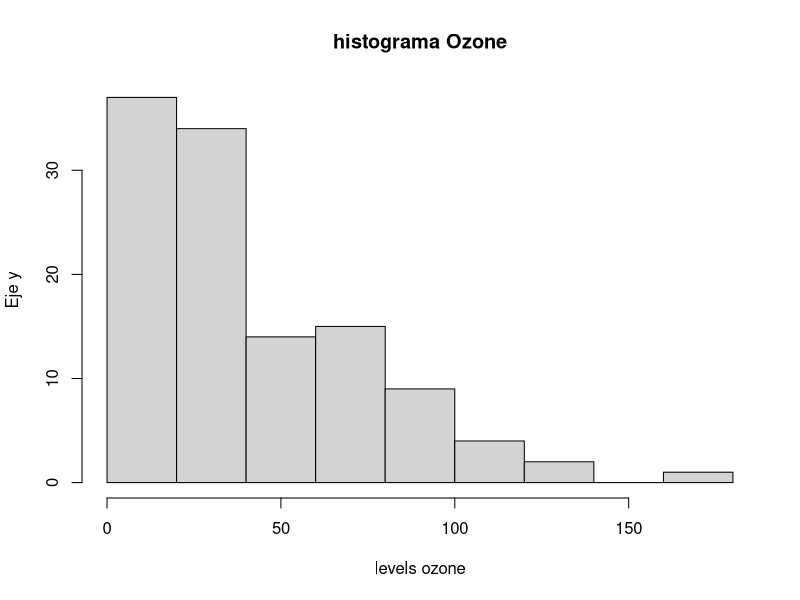
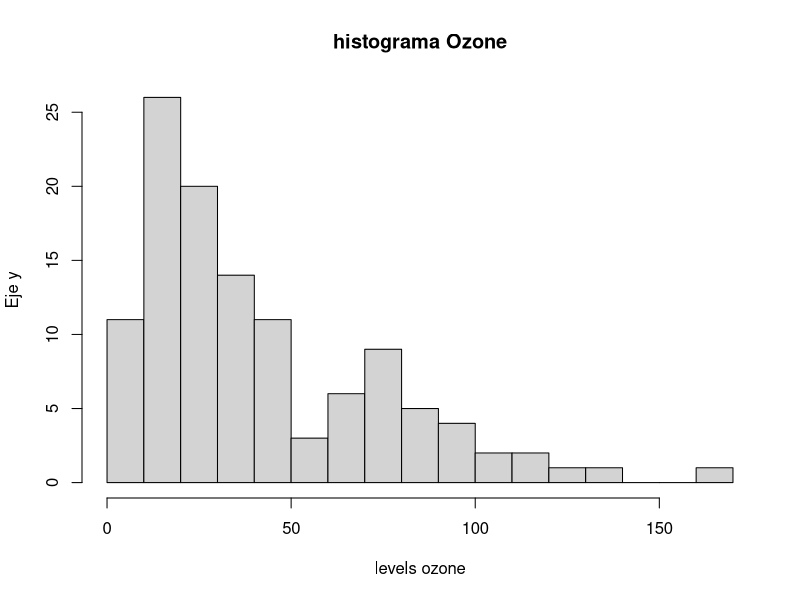
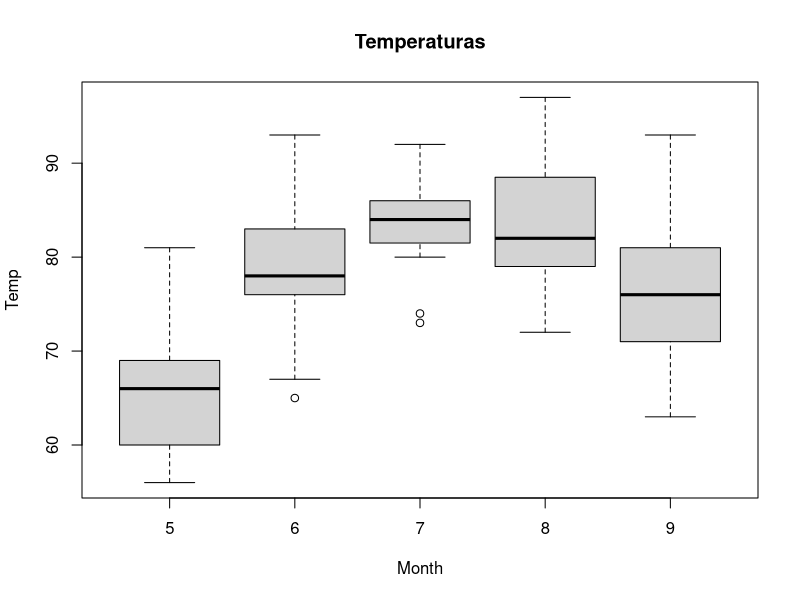

Recreate these plots in R, in order. (Note: this script raises an error after producing the figures.)
# ==============================================================================
# UNIVERSIDAD DE COSTA RICA  -  ESCUELA DE ESTADISTICA
# XS-0129  PROGRAMACION PARA ESTADISTICA I
# ------------------------------------------------------------------------------
# PRACTICA SEMANA 11: CONSTRUCCION DE GRAFICOS CON R
# MODALIDAD: TRABAJO COLABORATIVO EN GIT / GITHUB
# Valor: 1% adicional sobre nota de curso
# Fecha entrega máxima: martes 26/05/2026
# Entrega esperada: documento PDF con enlace a repositorio
# ==============================================================================
#
# Esta practica se realiza EN PAREJAS o EN GRUPOS DE TRES personas.
# El grupo entrega un UNICO archivo .R, pero administrado de forma colaborativa
# en un repositorio de GitHub. Cada integrante DEBE aportar al menos un ejercicio
# con sus propios commits, de modo que el historial demuestre la participacion
# individual de cada quien.
#
# ------------------------------------------------------------------------------
# DATOS DEL GRUPO
# ------------------------------------------------------------------------------
# Integrante A: ______________________  Carne: __________  GitHub: ____________
# Integrante B: ______________________  Carne: __________  GitHub: ____________
# Integrante C: ______________________  Carne: __________  GitHub: ____________
#               (deje en blanco si el grupo es de dos personas)
#
# ------------------------------------------------------------------------------
# OBJETIVOS DE APRENDIZAJE
# ------------------------------------------------------------------------------
#   1. Construir e interpretar graficos con el paquete base de R.
#   2. Aplicar la gramatica de graficos del paquete ggplot2 por capas.
#   3. Representar informacion geografica mediante mapas en R.
#   4. INVESTIGAR de forma autonoma otras librerias de visualizacion de R,
#      documentarlas y compararlas con las herramientas vistas en clase.
#   5. Utilizar Git y GitHub para versionar y desarrollar codigo de forma
#      COLABORATIVA (clonar, ramas, commits, pull requests y fusiones).
#
# ==============================================================================
# INSTRUCCIONES GENERALES
# ==============================================================================
#   - Trabajen DENTRO de este mismo archivo .R. Escriban su codigo debajo de
#     cada enunciado, en las lineas marcadas con ">>> ESCRIBA SU CODIGO AQUI".
#   - NO borren los enunciados (lineas que inician con #). Forman parte de la
#     entrega y permiten evaluar la practica.
#   - Cuando se pida COMENTAR o INTERPRETAR, escriban la respuesta como
#     comentario (#) justo debajo del codigo correspondiente.
#   - El archivo debe ejecutarse SIN ERRORES de principio a fin. Verifiquenlo
#     con source() o Ctrl+Shift+Enter (RStudio) antes de la entrega final.
#   - Cada ejercicio indica su INTEGRANTE RESPONSABLE entre corchetes, por
#     ejemplo  [Responsable: Integrante B]. Esa persona debe escribir el codigo
#     y subirlo con SUS PROPIOS commits (ver Parte 5).
#   - Esta practica vale 100 puntos. La distribucion aparece en cada parte.
#   - Todos los ejercicios deben estar completos y no debe haber commits 
#     luego de las 11:59 de hoy 26/05/2026
#
# ------------------------------------------------------------------------------
# REPARTO DE EJERCICIOS ENTRE INTEGRANTES
# ------------------------------------------------------------------------------
#   Integrante A : Ej 1.1, Ej 1.4, Ej 2.1, Ej 2.4, Ej 3.2  + redacta el README
#   Integrante B : Ej 1.2, Ej 1.5, Ej 2.2, Ej 2.5, Ej 3.3  + Ficha 4.2
#   Integrante C : Ej 1.3, Ej 1.6, Ej 2.3, Ej 3.1, Ej 4.4
#   TODO EL GRUPO: Parte 0, Ej 4.1 (eleccion de libreria) y Ej 4.3 (ejemplo).
#
#   * SI EL GRUPO ES DE DOS PERSONAS: no existe Integrante C. Repartan sus
#     ejercicios de forma equitativa entre A y B y ANOTEN aqui como quedaron:
#     Ej 1.3 -> ____   Ej 1.6 -> ____   Ej 2.3 -> ____   Ej 3.1 -> ____
#     Ej 4.4 -> ____
#
#   El reparto busca que cada persona practique graficos base, ggplot2 y mapas.
#   Esta permitido AYUDARSE entre integrantes, pero cada quien debe SUBIR con
#   sus propios commits los ejercicios de los que es responsable.
#
# ------------------------------------------------------------------------------
# CONJUNTOS DE DATOS
# ------------------------------------------------------------------------------
#   Se trabajara con datasets incluidos en la instalacion base de R, por lo que
#   NO se requiere descargar archivos. Exploren su documentacion con help():
#       help("airquality")   # calidad del aire (Nueva York, 1973)
#       help("mtcars")       # caracteristicas de 32 automoviles
#       help("iris")         # medidas de tres especies de flores
#       help("ToothGrowth")  # crecimiento dental en conejillos de indias
# ==============================================================================


# ==============================================================================
# PARTE 0 - PREPARACION DEL ENTORNO  (5 puntos)   [Responsable: TODO EL GRUPO]
# ==============================================================================
#
# 0.1  Limpien el entorno de trabajo y carguen los datos que utilizaran.
#      Verifiquen la estructura y un resumen de cada conjunto de datos.

rm(list = ls())          # limpia el entorno
data("airquality")
data("mtcars")
data("iris")
data("ToothGrowth")

# >>> ESCRIBA SU CODIGO AQUI: use str() y summary() sobre airquality y mtcars.

str(airquality)
summary(airquality)
str(mtcars)
summary(mtcars)


# 0.2  En un comentario, indiquen cuantas observaciones y cuantas variables
#      tiene 'airquality' y mencionen si contiene valores faltantes (NA).
#
# Respuesta 0.2: _______________________________________________________________

# airquality tiene 153 observaciones y si contiene valores NA

# ==============================================================================
# PARTE 1 - GRAFICOS BASE DE R  (25 puntos)
# ==============================================================================
# Recuerden los argumentos comunes de las funciones graficas base:
#   main  = titulo        xlab / ylab = etiquetas de ejes
#   col   = color         xlim / ylim = limites de los ejes
#   pch   = tipo de punto border = color del borde
# ------------------------------------------------------------------------------

# ------------------------------------------------------------------------------
# Ejercicio 1.1  GRAFICO DE BARRAS  (4 pts)        [Responsable: Integrante A]
# ------------------------------------------------------------------------------
# Construya un grafico de barras VERTICAL de la variable airquality$Wind.
# Asignele un titulo, una etiqueta de eje y un color de su eleccion.

# >>> ESCRIBA SU CODIGO AQUI:



# ------------------------------------------------------------------------------
# Ejercicio 1.2  HISTOGRAMA  (4 pts)               [Responsable: Integrante B]
# ------------------------------------------------------------------------------
# Construya un histograma de airquality$Ozone. Modifique el argumento 'breaks'
# para obtener al menos dos versiones (por ejemplo breaks = 5 y breaks = 15).
# COMENTE como cambia la interpretacion al variar el numero de clases.

# >>> ESCRIBA SU CODIGO AQUI:

hist(airquality$Ozone,
     breaks = 6,
     main = "histograma Ozone",
     xlab = "levels ozone",
     ylab = "Eje y")

hist(airquality$Ozone,
     breaks =16,
     main = "histograma Ozone",
     xlab = "levels ozone",
     ylab = "Eje y")


# Comentario 1.2: ______________________________________________________________

# Al agregar diferentes valores de break lo uqe cambia son la cantidad de barras creadas en el histograma



# ------------------------------------------------------------------------------
# Ejercicio 1.3  DIAGRAMA DE CAJAS  (4 pts)        [Responsable: Integrante C]
# ------------------------------------------------------------------------------
# Construya un diagrama de cajas de airquality$Temp SEGUN el mes (Temp ~ Month).
# Pista: use la formula  boxplot(Temp ~ Month, data = airquality, ...).
# Interprete: en que mes se observa la mayor temperatura mediana.

# >>> ESCRIBA SU CODIGO AQUI:


boxplot(Temp ~ Month, data = airquality,
        main = "Temperaturas")

# Comentario 1.3: ______________________________________________________________

# En el mes 9 septiembre se registra la mayor temperatura  

# ------------------------------------------------------------------------------
# Ejercicio 1.4  DIAGRAMA DE DISPERSION  (4 pts)   [Responsable: Integrante A]
# ------------------------------------------------------------------------------
# Construya un grafico de dispersion entre airquality$Temp (eje X) y
# airquality$Ozone (eje Y). Use pch = 19 y describa la relacion observada.

# >>> ESCRIBA SU CODIGO AQUI:



# Comentario 1.4: ______________________________________________________________



# ------------------------------------------------------------------------------
# Ejercicio 1.5  GRAFICO DE PIE  (4 pts)           [Responsable: Integrante B]
# ------------------------------------------------------------------------------
# A partir de mtcars, cuente cuantos automoviles tienen 4, 6 y 8 cilindros
# (variable 'cyl') y represente esa distribucion en un grafico de pie.
# Agregue al grafico el PORCENTAJE correspondiente a cada categoria.
# Pista: table(mtcars$cyl) y construya las etiquetas con paste0() y round().

# >>> ESCRIBA SU CODIGO AQUI:



# ------------------------------------------------------------------------------
# Ejercicio 1.6  MULTIPLES GRAFICOS Y EXPORTACION  (5 pts)  [Resp.: Integrante C]
# ------------------------------------------------------------------------------
# a) Use par(mfrow = c(1, 2)) para colocar DOS graficos base de su eleccion
#    lado a lado. Restablezca el panel con par(mfrow = c(1, 1)) al terminar.
# b) Exporte uno de sus graficos a un archivo PNG usando png() ... dev.off().
#    IMPORTANTE: agregue ese .png al .gitignore (vea la Parte 5) para NO
#    versionar imagenes generadas automaticamente.

# >>> ESCRIBA SU CODIGO AQUI:



# ==============================================================================
# PARTE 2 - GRAFICOS CON ggplot2  (20 puntos)
# ==============================================================================
# Recuerden la estructura por CAPAS de la gramatica de graficos:
#   ggplot(datos, aes(...)) +   # datos + mapeo estetico
#       geom_*()            +   # geometria (puntos, barras, lineas...)
#       scale_*()           +   # escalas (colores, ejes)
#       facet_*()           +   # paneles por subconjuntos
#       labs()              +   # titulos y etiquetas
#       theme_*()               # apariencia general
# ------------------------------------------------------------------------------

# 2.0  Instalen (si es necesario) y carguen el paquete.
# install.packages("ggplot2")   # descomente solo si aun no lo tiene instalado
library(ggplot2)

# ------------------------------------------------------------------------------
# Ejercicio 2.1  PRIMER GRAFICO ggplot2  (4 pts)   [Responsable: Integrante A]
# ------------------------------------------------------------------------------
# Reproduzca el diagrama de dispersion del Ejercicio 1.4 (Temp vs Ozone) pero
# ahora con ggplot2 y geom_point().

# >>> ESCRIBA SU CODIGO AQUI:



# ------------------------------------------------------------------------------
# Ejercicio 2.2  MAPEO ESTETICO  (4 pts)           [Responsable: Integrante B]
# ------------------------------------------------------------------------------
# Al grafico anterior, agregue dentro de aes() el COLOR del punto segun el mes.
# Pista: como 'Month' es numerica, conviertala con factor(Month).
# COMENTE que aporta esta tercera variable a la lectura del grafico.

# >>> ESCRIBA SU CODIGO AQUI:



# Comentario 2.2: ______________________________________________________________



# ------------------------------------------------------------------------------
# Ejercicio 2.3  GEOMETRIAS ADICIONALES Y FACETAS  (4 pts)  [Resp.: Integrante C]
# ------------------------------------------------------------------------------
# Sobre el grafico del 2.2, agregue:
#   - una capa geom_smooth(method = "lm") para mostrar la tendencia lineal;
#   - un facet_wrap(~ Month) para separar un panel por mes.

# >>> ESCRIBA SU CODIGO AQUI:



# ------------------------------------------------------------------------------
# Ejercicio 2.4  GRAFICO DE BARRAS CON ggplot2  (4 pts)  [Resp.: Integrante A]
# ------------------------------------------------------------------------------
# Con el dataset 'iris', construya un grafico de barras que muestre el promedio
# de Sepal.Length por especie (Species). Use stat = "summary", fun = "mean".

# >>> ESCRIBA SU CODIGO AQUI:



# ------------------------------------------------------------------------------
# Ejercicio 2.5  PERSONALIZACION COMPLETA  (4 pts) [Responsable: Integrante B]
# ------------------------------------------------------------------------------
# Tome cualquiera de los graficos anteriores y combine TODAS las capas:
# labs() con titulo, subtitulo, etiquetas de ejes y fuente; un scale_*() para
# personalizar colores; y un theme_*() distinto al predeterminado.

# >>> ESCRIBA SU CODIGO AQUI:



# ==============================================================================
# PARTE 3 - GRAFICOS CON MAPAS  (15 puntos)
# ==============================================================================
# 3.0  Instalen (si es necesario) y carguen el paquete 'maps'.
# install.packages("maps", dep = TRUE)   # descomente si aun no lo tiene
library(maps)

# ------------------------------------------------------------------------------
# Ejercicio 3.1  MAPA BASE  (5 pts)                [Responsable: Integrante C]
# ------------------------------------------------------------------------------
# Dibuje el mapa del mundo con map(database = "world").
# Luego dibuje UNICAMENTE el mapa de un pais a su eleccion.
# Pista: map("world", regions = "Costa Rica", fill = TRUE, col = "lightgreen").

# >>> ESCRIBA SU CODIGO AQUI:



# ------------------------------------------------------------------------------
# Ejercicio 3.2  MAPA POLIGONAL CON ggplot2  (5 pts)  [Resp.: Integrante A]
# ------------------------------------------------------------------------------
# Use map_data() para obtener el contorno de un pais o region y dibujelo con
# ggplot2 + geom_polygon(). Aplique coord_quickmap() para corregir la escala.
# Pista:
#   region <- map_data("world", region = "Costa Rica")
#   ggplot(region, aes(long, lat, group = group)) +
#       geom_polygon(...) + coord_quickmap()

# >>> ESCRIBA SU CODIGO AQUI:



# ------------------------------------------------------------------------------
# Ejercicio 3.3  AGREGAR PUNTOS AL MAPA  (5 pts)   [Responsable: Integrante B]
# ------------------------------------------------------------------------------
# Sobre el mapa anterior, agregue uno o varios puntos con coordenadas conocidas
# (por ejemplo, la ciudad donde vive cada integrante del grupo). Use geom_point()
# y, opcionalmente, geom_text() o annotate() para etiquetar el punto.
# Pista: San Jose, Costa Rica  ->  long = -84.09, lat = 9.93

# >>> ESCRIBA SU CODIGO AQUI:



# ==============================================================================
# PARTE 4 - INVESTIGACION: OTRAS LIBRERIAS DE GRAFICOS EN R  (20 puntos)
# ==============================================================================
#
# El ecosistema de R ofrece MUCHAS librerias de visualizacion mas alla del
# paquete base, ggplot2 y maps. En esta parte el grupo debera INVESTIGAR de
# forma autonoma y aplicar una de ellas.
#
# ------------------------------------------------------------------------------
# 4.1  SELECCION DE LA LIBRERIA  (2 pts)           [Responsable: TODO EL GRUPO]
# ------------------------------------------------------------------------------
# Elijan UNA libreria de la siguiente lista (o propongan otra y consultenla con
# la persona docente). Anoten su eleccion en el comentario indicado.
#
#   GRAFICOS INTERACTIVOS
#     - plotly        : convierte graficos en interactivos (zoom, hover).
#     - highcharter   : graficos interactivos basados en Highcharts.
#     - dygraphs      : series de tiempo interactivas.
#
#   EXTENSIONES DE ggplot2
#     - ggridges      : graficos de densidad superpuestos ("joyplots").
#     - gganimate     : animaciones a partir de graficos ggplot2.
#     - patchwork     : combina varios graficos ggplot2 en un mismo panel.
#     - ggpubr        : graficos con apariencia "lista para publicar".
#     - ggthemes      : temas y paletas adicionales para ggplot2.
#
#   MAPAS INTERACTIVOS
#     - leaflet       : mapas interactivos con marcadores y capas.
#     - tmap          : mapas tematicos (modo estatico e interactivo).
#
#   GRAFICOS ESPECIALIZADOS
#     - corrplot      : visualizacion de matrices de correlacion.
#     - treemap       : mapas de arbol (treemaps) jerarquicos.
#     - GGally        : matrices de graficos y graficos de pares.
#     - wordcloud     : nubes de palabras.
#     - lattice       : sistema de graficos alternativo (graficos en celosia).
#
# Libreria elegida: ____________________________________________________________
# Justifiquen en una o dos lineas por que la eligieron:
#   ___________________________________________________________________________
#
# ------------------------------------------------------------------------------
# 4.2  FICHA DE DOCUMENTACION  (6 pts)             [Responsable: Integrante B]
# ------------------------------------------------------------------------------
# Investiguen en la documentacion oficial (CRAN, viñetas, sitio del paquete) y
# COMPLETEN la siguiente ficha como comentarios. Indiquen las fuentes.
#
#   a) Nombre del paquete y autor(es) principales:
#      _________________________________________________________________________
#   b) Para que tipo de visualizaciones se utiliza:
#      _________________________________________________________________________
#   c) Funcion(es) principal(es) del paquete y que hace cada una:
#      _________________________________________________________________________
#   d) Una ventaja y una limitacion frente al paquete base o ggplot2:
#      Ventaja:    ______________________________________________________________
#      Limitacion: ______________________________________________________________
#   e) Fuentes consultadas (al menos dos, con su enlace):
#      1) _______________________________________________________________________
#      2) _______________________________________________________________________
#
# ------------------------------------------------------------------------------
# 4.3  EJEMPLO APLICADO  (8 pts)                   [Responsable: TODO EL GRUPO]
# ------------------------------------------------------------------------------
# Instalen y carguen la libreria elegida. Luego construyan UN grafico funcional
# con alguno de los datasets de esta practica (airquality, mtcars, iris o
# ToothGrowth). El grafico debe tener titulo y etiquetas de ejes claras.
# Documenten cada paso con comentarios.
#
# SUGERENCIA DE COLABORACION: este ejercicio es del grupo completo. Trabajenlo
# en una rama compartida (por ejemplo 'feature/parte4') y resuelvan en conjunto
# cualquier conflicto de fusion que aparezca.

# install.packages("__________")   # escriba aqui el nombre de su libreria
# library(__________)

# >>> ESCRIBA SU CODIGO AQUI:



# ------------------------------------------------------------------------------
# 4.4  COMPARACION Y REFLEXION  (4 pts)            [Responsable: Integrante C]
# ------------------------------------------------------------------------------
# Reproduzca un grafico EQUIVALENTE o lo mas parecido posible al del punto 4.3
# usando el paquete base o ggplot2. Luego responda en comentarios:
#
#   a) Que diferencias noto en la cantidad y claridad del codigo:
#      _________________________________________________________________________
#   b) En que situacion recomendaria usar la libreria investigada y en cual
#      preferiria el paquete base o ggplot2:
#      _________________________________________________________________________

# >>> ESCRIBA AQUI EL GRAFICO EQUIVALENTE CON BASE O ggplot2:



# ==============================================================================
# PARTE 5 - TRABAJO COLABORATIVO CON GIT Y GITHUB  (15 puntos)
# ==============================================================================
#
# Esta parte NO se "programa" en R: se EVIDENCIA en el repositorio de GitHub del
# grupo. Sigan el flujo de trabajo descrito abajo. Todos los comandos de Git se
# escriben en la TERMINAL del sistema (no en la consola de R), o pueden usar el
# panel Git de RStudio / GitHub Desktop si lo prefieren.
#
# ------------------------------------------------------------------------------
# 5.1  CREACION Y CONFIGURACION DEL REPOSITORIO  (4 pts)
# ------------------------------------------------------------------------------
# a) UNA sola persona del grupo crea en GitHub un repositorio llamado:
#       XS0129-P11-Apellido1-Apellido2
#    Configurelo como público e inicialicelo con un archivo README.md.
#
# b) Esa persona agrega como COLABORADORES (Settings > Collaborators) a:
#       - cada integrante del grupo (con su usuario de GitHub), y
#       - el usuario de la persona docente:  __________________ (a indicar).
#
# c) Cada integrante CLONA el repositorio en su computadora:
#       git clone https://github.com/usuario/XS0129-P11-Apellido1-Apellido2.git
#
# d) Coloquen este archivo .R dentro del repositorio y configuren su identidad
#    (la primera vez en cada computadora):
#       git config --global user.name  "Nombre Apellido"
#       git config --global user.email "correo@ucr.ac.cr"
#
# ------------------------------------------------------------------------------
# 5.2  ARCHIVOS DEL REPOSITORIO  (3 pts)
# ------------------------------------------------------------------------------
# El repositorio debe contener al menos:
#   - Practica_Semana_11_-_Graficos_en_R.R   (este archivo)
#   - README.md   : redactado por el Integrante A. Debe incluir el nombre del
#                   curso, los integrantes del grupo y una breve descripcion.
#   - .gitignore  : debe ignorar archivos generados (por ejemplo *.png del
#                   Ejercicio 1.6, la carpeta .Rproj.user/ y el archivo .Rhistory).
#
#   Contenido sugerido para .gitignore:
#       .Rhistory
#       .RData
#       .Rproj.user/
#       *.png
#
# ------------------------------------------------------------------------------
# 5.3  FLUJO DE TRABAJO POR RAMAS Y COMMITS  (5 pts)
# ------------------------------------------------------------------------------
# Cada integrante trabaja sus ejercicios asignados en SU PROPIA RAMA y luego
# los integra mediante un Pull Request. Pasos para cada integrante:
#
#   1) Actualizar la rama principal y crear la rama personal:
#        git checkout main
#        git pull origin main
#        git checkout -b parte-integranteA      # use su letra: A, B o C
#
#   2) Escribir el codigo de SUS ejercicios en este archivo y guardarlo.
#
#   3) Registrar el avance con commits. Haga UN COMMIT POR EJERCICIO, usando
#      mensajes claros que incluyan el numero del ejercicio. Ejemplos:
#        git add Practica_Semana_11_-_Graficos_en_R.R
#        git commit -m "Ej 1.1: grafico de barras vertical de Wind"
#        git commit -m "Ej 2.1: dispersion Temp vs Ozone con ggplot2"
#
#   4) Subir la rama al repositorio remoto:
#        git push origin parte-integranteA
#
#   5) En GitHub, abrir un PULL REQUEST de su rama hacia 'main'. Otro
#      integrante debe REVISARLO y aprobarlo antes de fusionarlo (merge).
#
# REQUISITO MINIMO VERIFICABLE: en el historial (git log o la pestaña Insights
# de GitHub) debe constar que CADA integrante realizo, como minimo, UN commit
# por cada ejercicio del que es responsable, con su propia cuenta de GitHub.
#
# ------------------------------------------------------------------------------
# 5.4  RESOLUCION DE CONFLICTOS Y BITACORA  (3 pts)
# ------------------------------------------------------------------------------
# Como todos editan el mismo archivo, es probable que aparezca al menos un
# CONFLICTO DE FUSION al hacer merge. Resuelvanlo en conjunto y, una vez
# terminada la practica, completen abajo una breve bitacora del trabajo.
#
#   BITACORA DEL GRUPO (responder como comentarios):
#   a) Cuantas ramas y cuantos pull requests crearon en total:
#      _________________________________________________________________________
#   b) Describan brevemente un conflicto de fusion que enfrentaron y como lo
#      resolvieron (o expliquen como lo evitaron):
#      _________________________________________________________________________
#   c) Que aprendio el grupo sobre el trabajo colaborativo con Git:
#      _________________________________________________________________________
#
# ==============================================================================
# RUBRICA DE EVALUACION (resumen)
# ==============================================================================
#   Parte 0  - Preparacion del entorno ............................   5 pts
#   Parte 1  - Graficos base de R .................................  25 pts
#   Parte 2  - Graficos con ggplot2 ...............................  20 pts
#   Parte 3  - Graficos con mapas .................................  15 pts
#   Parte 4  - Investigacion de otras librerias ...................  20 pts
#   Parte 5  - Trabajo colaborativo con Git y GitHub ..............  15 pts
#                                                            TOTAL = 100 pts
#
#   CONSIDERACIONES SOBRE LA NOTA DE GRUPO:
#   - Se descuentan hasta 5 puntos si el archivo NO se ejecuta completo sin
#     errores o si se eliminan los enunciados originales.
#   - El historial de commits es individual: si un integrante NO presenta
#     commits propios de sus ejercicios asignados, esos puntos NO se le
#     acreditan, aunque el ejercicio aparezca resuelto en el archivo final.
#   - La entrega consiste en compartir la URL del repositorio (con la persona
#     docente ya agregada como colaboradora). NO se reciben archivos por correo.
#
# ==============================================================================
# FIN DE LA PRACTICA - SEMANA 11
# ==============================================================================



barplot()
